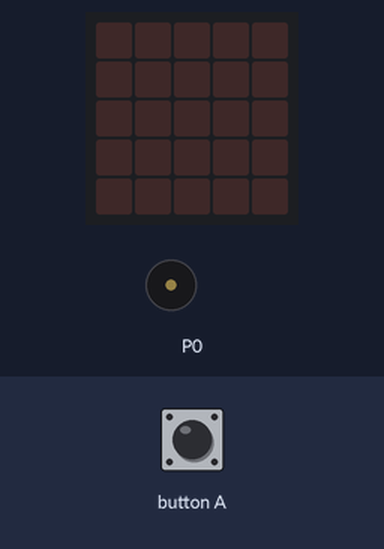
Simulated run of this program. Board: BBC micro:bit running MicroPython. Shown: the board's 5×5 LED display, buzzer (waves = sounding). The inputs (shaded band) are chosen by the test bench.

Above: at 1.2 s.
1.3 s: button A pressed for 0.15 s
At 3.0 s:
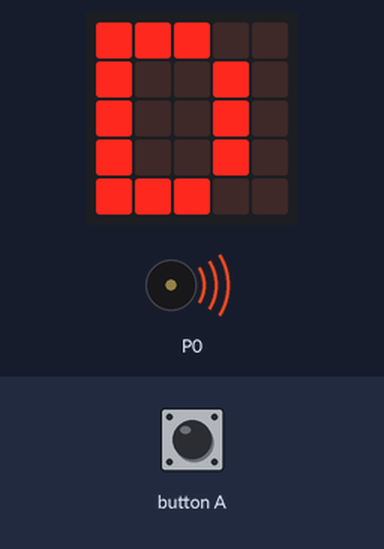
4.3 s: button A pressed for 3.2 s
At 8.7 s:
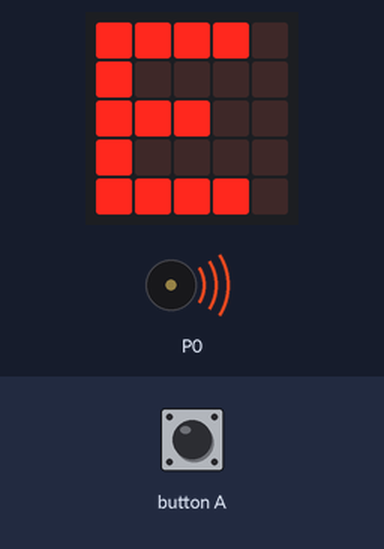
9.0 s: button A pressed for 1 s
At 17.8 s:
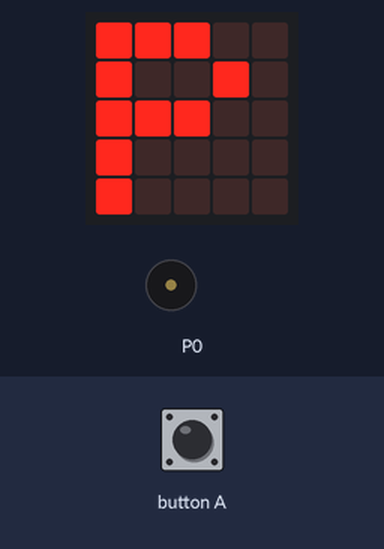
Timing chart, 0 to 18.0 s (numbered marks = the images above; inputs shaded):
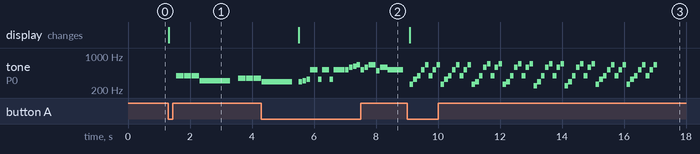

Measured:
- after the input at 1.3 s, tone on P0: plays 392 Hz for 0.24 s, 392 Hz for 0.24 s, 392 Hz for 0.24 s, 311 Hz for 0.99 s, 349 Hz for 0.24 s, 349 Hz for 0.24 s … (7 notes in this stretch), starting after 0.26 s; the display: changes at once (image 1)
- after the input at 4.3 s, the display: changes after 1.2 s (image 2)
- after the input at 9.0 s, tone on P0: plays 262 Hz for 0.12 s, 330 Hz for 0.12 s, 392 Hz for 0.12 s, 523 Hz for 0.12 s, 659 Hz for 0.12 s, 392 Hz for 0.12 s … (64 notes in this stretch), starting after 0.08 s; the display: changes after 0.08 s (image 3)

The program:

microbit-play.py
```python
from microbit import display, sleep, button_a
import music

all_tunes = [
    ("DADADADUM", music.DADADADUM),
    ("ENTERTAINER", music.ENTERTAINER),
    ("PRELUDE", music.PRELUDE),
    ("ODE", music.ODE),
    ("NYAN", music.NYAN),
    ("RINGTONE", music.RINGTONE),
    ("FUNK", music.FUNK),
    ("BLUES", music.BLUES),
    ("BIRTHDAY", music.BIRTHDAY),
    ("WEDDING", music.WEDDING),
    ("FUNERAL", music.FUNERAL),
    ("PUNCHLINE", music.PUNCHLINE),
    ("BADDY", music.BADDY),
    ("PYTHON", music.PYTHON),
    ("CHASE", music.CHASE),
    ("BA_DING", music.BA_DING),
    ("WAWAWAWAA", music.WAWAWAWAA),
    ("JUMP_UP", music.JUMP_UP),
    ("POWER_UP", music.POWER_UP),
    ("JUMP_DOWN", music.JUMP_DOWN),
    ("POWER_DOWN", music.POWER_DOWN),
]

while True:
    for name, tune in all_tunes:
        # wait for button A to be pressed
        while not button_a.is_pressed():
            sleep(10)

        # Display the first letter of the tune's name
        display.show(name[0])

        # Play the tune
        music.play(tune)

        sleep(200)
```
